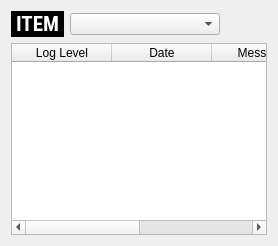
        <widget class="QWidget" name="Main_3">
         <layout class="QVBoxLayout" name="verticalLayout_10">
          <item>
           <layout class="QHBoxLayout" name="horizontalLayout_70">
            <item>
             <widget class="QLabel" name="label">
              <property name="minimumSize">
               <size>
                <width>0</width>
                <height>0</height>
               </size>
              </property>
              <property name="maximumSize">
               <size>
                <width>100</width>
                <height>16777215</height>
               </size>
              </property>
              <property name="font">
               <font>
                <family>Roboto Condensed</family>
                <pointsize>16</pointsize>
                <weight>75</weight>
                <bold>true</bold>
               </font>
              </property>
              <property name="styleSheet">
               <string notr="true">background-color: rgb(0, 0, 0);
color: rgb(255, 255, 255);</string>
              </property>
              <property name="text">
               <string> ITEM </string>
              </property>
              <property name="alignment">
               <set>Qt::AlignCenter</set>
              </property>
             </widget>
            </item>
            <item>
             <widget class="QComboBox" name="logcomboBox">
              <property name="minimumSize">
               <size>
                <width>150</width>
                <height>0</height>
               </size>
              </property>
              <property name="maximumSize">
               <size>
                <width>150</width>
                <height>16777215</height>
               </size>
              </property>
             </widget>
            </item>
            <item>
             <spacer name="horizontalSpacer_9">
              <property name="orientation">
               <enum>Qt::Horizontal</enum>
              </property>
              <property name="sizeHint" stdset="0">
               <size>
                <width>40</width>
                <height>20</height>
               </size>
              </property>
             </spacer>
            </item>
           </layout>
          </item>
          <item>
           <widget class="QTableWidget" name="logTableWidget">
            <column>
             <property name="text">
              <string>Log Level</string>
             </property>
            </column>
            <column>
             <property name="text">
              <string>Date</string>
             </property>
            </column>
            <column>
             <property name="text">
              <string>Message</string>
             </property>
            </column>
            <column>
             <property name="text">
              <string>Etc</string>
             </property>
            </column>
           </widget>
          </item>
         </layout>
        </widget>
